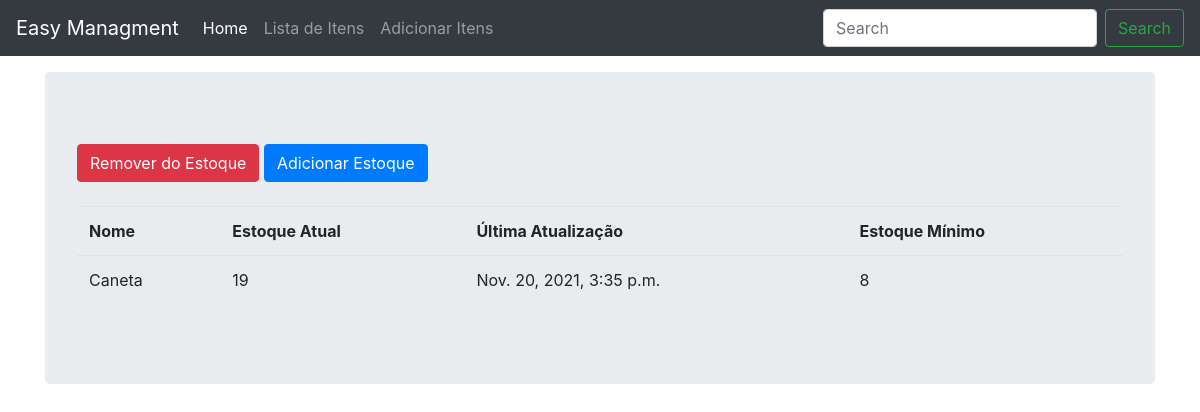
The page /detalhes/1/ on the database its author committed.
### easymngmnt/models.py (models this page shows)
class Estoque(models.Model):
	nome = models.CharField(max_length=50, blank=True, null=True)
	categoria = models.ForeignKey(Categoria, on_delete=models.CASCADE)
	estoque_atual = models.IntegerField(default='0', blank=False, null=True)
	estoque_adicionar = models.IntegerField(default='0', blank=True, null=True)
	fornecedor = models.CharField(max_length=50, blank=True, null=True)
	entrega = models.IntegerField(default='0', blank=True, null=True)
	remover_user = models.CharField(max_length=50, blank=True, null=True)
	destino = models.CharField(max_length=50, blank=True, null=True)
	recebi = models.IntegerField(default='0', blank=True, null=True)
	aviso = models.IntegerField(default='0', blank=True, null=True)
	last_buy = models.DateTimeField(auto_now_add=False, auto_now=True)
	timestamp = models.DateTimeField(auto_now_add=True, auto_now=False)

### easymngmnt/views.py (the view)
# urls.py: path('detalhes/<str:pk>/', views.detalhes, name="detalhes"),
def detalhes(request, pk):
	queryset = Estoque.objects.get(id=pk)
	context = {
		"queryset": queryset,
	}
	return render(request, "detalhes.html", context)

### easymngmnt/templates/detalhes.html (shortened to what this page needs)
{% load static %}
{% load crispy_forms_tags %}
<!DOCTYPE html>
<html lang="en">
  <head>
<link href="{% static 'css/bootstrap.min.css' %}" rel="stylesheet">
    <link href="{% static 'css/navbar-top-fixed.css' %}" rel="stylesheet">
  </head>
  <body>
{% include 'navbar.html' %}
<main role="main" class="container">
 <div class="jumbotron">
	<a href="{% url 'entrega' queryset.id %}"><div class='btn btn-danger'>Remover do Estoque</div></a>
	<a href="{% url 'recebi' queryset.id %}"><div class='btn btn-primary'>Adicionar Estoque</div></a>
        <br><br>
        <div class="display_table">
          <table class='table'>
                  <tr>
                    <th>Nome</th>
                    <th>Estoque Atual</th>
                    <th>Última Atualização</th>
                    <th>Estoque Mínimo</th>
                  </tr>
                  <tr>
                    <td>{{queryset.nome}}</td>
                    <td>{{queryset.estoque_atual}}</td>
                    <td>{{queryset.last_buy}}</td>
                    <td>{{queryset.aviso}}</td>
                  </tr>
          </table>
        </div>
</main>
      </body>
</html>

### easymngmnt/static/css/navbar-top-fixed.css (style rules this page uses)
body { min-height: 75rem; padding-top: 4.5rem; }

### rows shown on the page
Estoque: nome "Caneta", estoque_atual "19", last_buy "Nov. 20, 2021, 3:35 p.m.", aviso "8"
